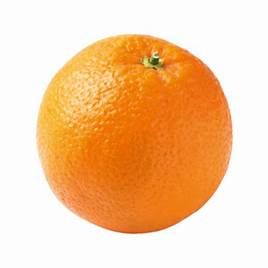
#> input picture images/orange.jpg, 268 x 268 px
$ python histogram_equalization.py
#> lines starting #> are read from the running program, lines starting #| are printed output that depends on the picture
# importing neccesary libraries
import cv2
import numpy as np
import matplotlib.pyplot as plt

# reading image
image = cv2.imread('images/orange.jpg')
#> image is the input picture: shape (268, 268, 3); mean B, G, R 162.2, 203.6, 246
image = cv2.cvtColor(image, cv2.COLOR_BGR2GRAY)
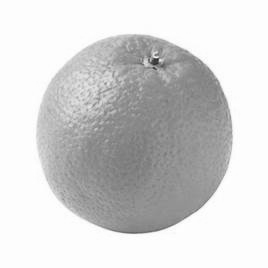
#> image: shape (268, 268); min 40, max 255, mean 211.5

# generation of histogram
hist = cv2.calcHist([image], [0], None, [256], [0, 256])
#> hist = 256 values, max 36983 at index 253, min 0 at index 0, mean 280.6
normalized_hist = cv2.calcHist([image], [0], None, [256], [0, 256])
#> normalized_hist has the same summary as hist

normalized_hist /= hist.sum()
#> normalized_hist = 256 values, max 0.515 at index 253, min 0 at index 0, mean 0.00391

# displaying result
Titles = ["grayscale image", "image histogram", 'normalized histogram']
images = [image, hist, normalized_hist]
count = 3

for i in range(count):
    plt.subplot(2, 2, i + 1)
    plt.title(Titles[i])
    plt.imshow(images[i], cmap=plt.cm.gray)

plt.show()
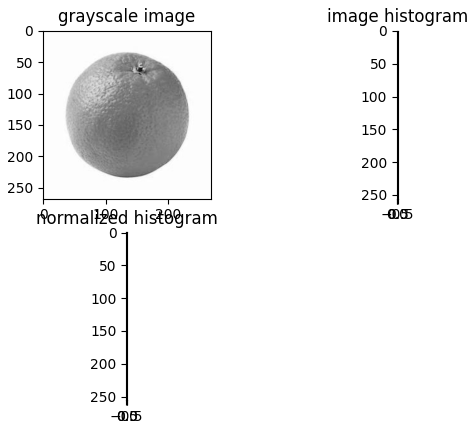
#> figure drawn by matplotlib, 3 panels
